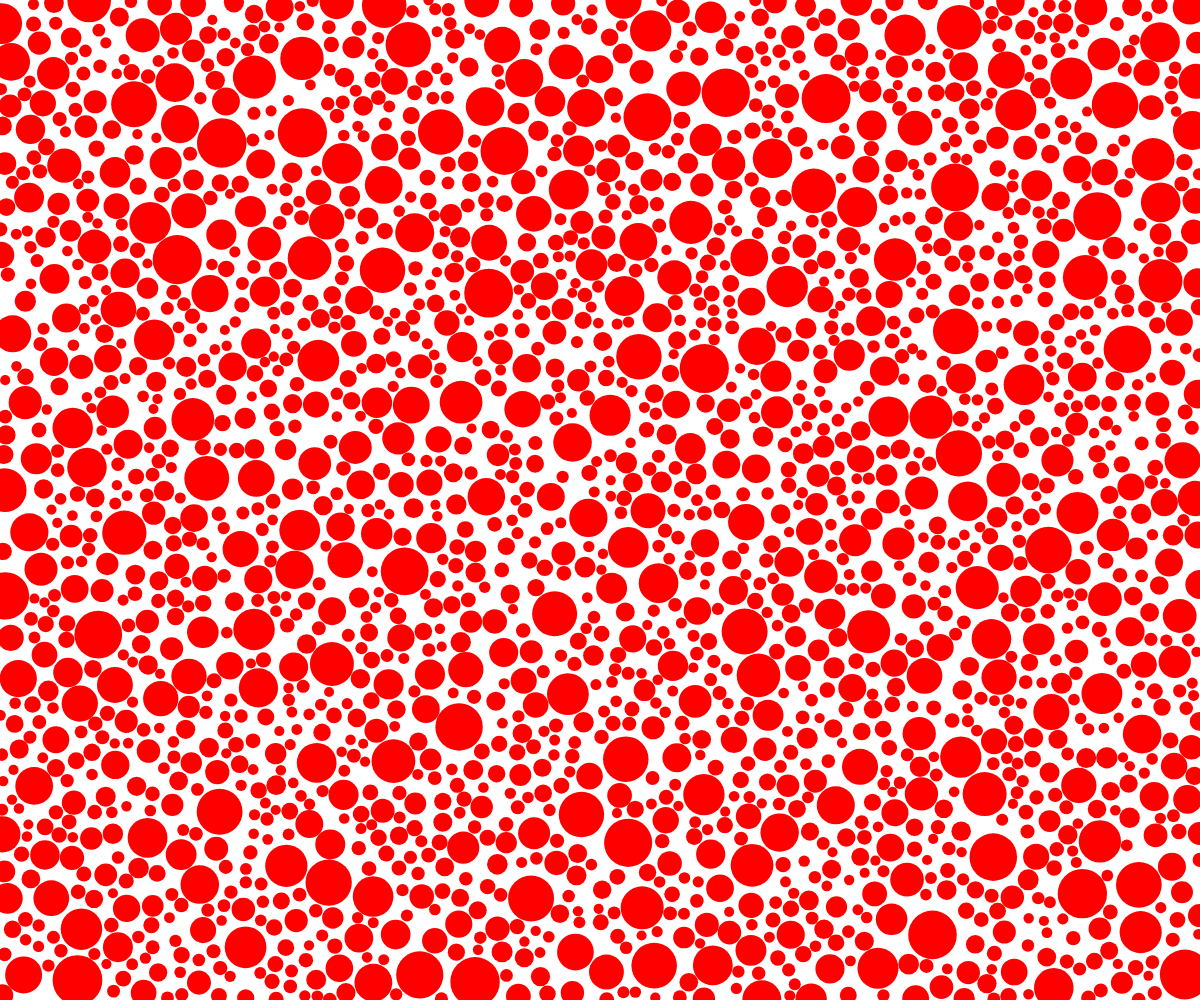
Frame 1 (no input)
Frame 2 (the mouse pressed at the canvas centre, redrawn once): identical to frame 1, image omitted

The p5.js sketch that drew this single still picture (run headless with seeded random() and noise() and a simulated clock; the mouse was pressed at the canvas centre and the sketch redrawn once):

// p5.js sketch
// ── sketch.js
let circles = [];

function setup() {
   createCanvas(windowWidth, windowHeight);
  background(255); 
  noStroke(); 
  fill(255, 0, 0); 
  
  let maxRadius = 25; 
  let minRadius = 5;  
  
  let attempts = 0;
  while (circles.length < 95000 && attempts < 100000) { 
    let newCircle = {
      x: random(width),
      y: random(height),
      r: random(minRadius, maxRadius)
    };
    
   
    let overlapping = false;
    for (let i = 0; i < circles.length; i++) {
      let other = circles[i];
      let distance = dist(newCircle.x, newCircle.y, other.x, other.y);
      if (distance < newCircle.r + other.r) {
        overlapping = true;
        break;
      }
    }
    
    
    if (!overlapping) {
      circles.push(newCircle);
    }
    
    attempts++;
  }

  
  for (let i = 0; i < circles.length; i++) {
    ellipse(circles[i].x, circles[i].y, circles[i].r * 2, circles[i].r * 2);
  }
}

function draw() {
  noLoop(); 
}
